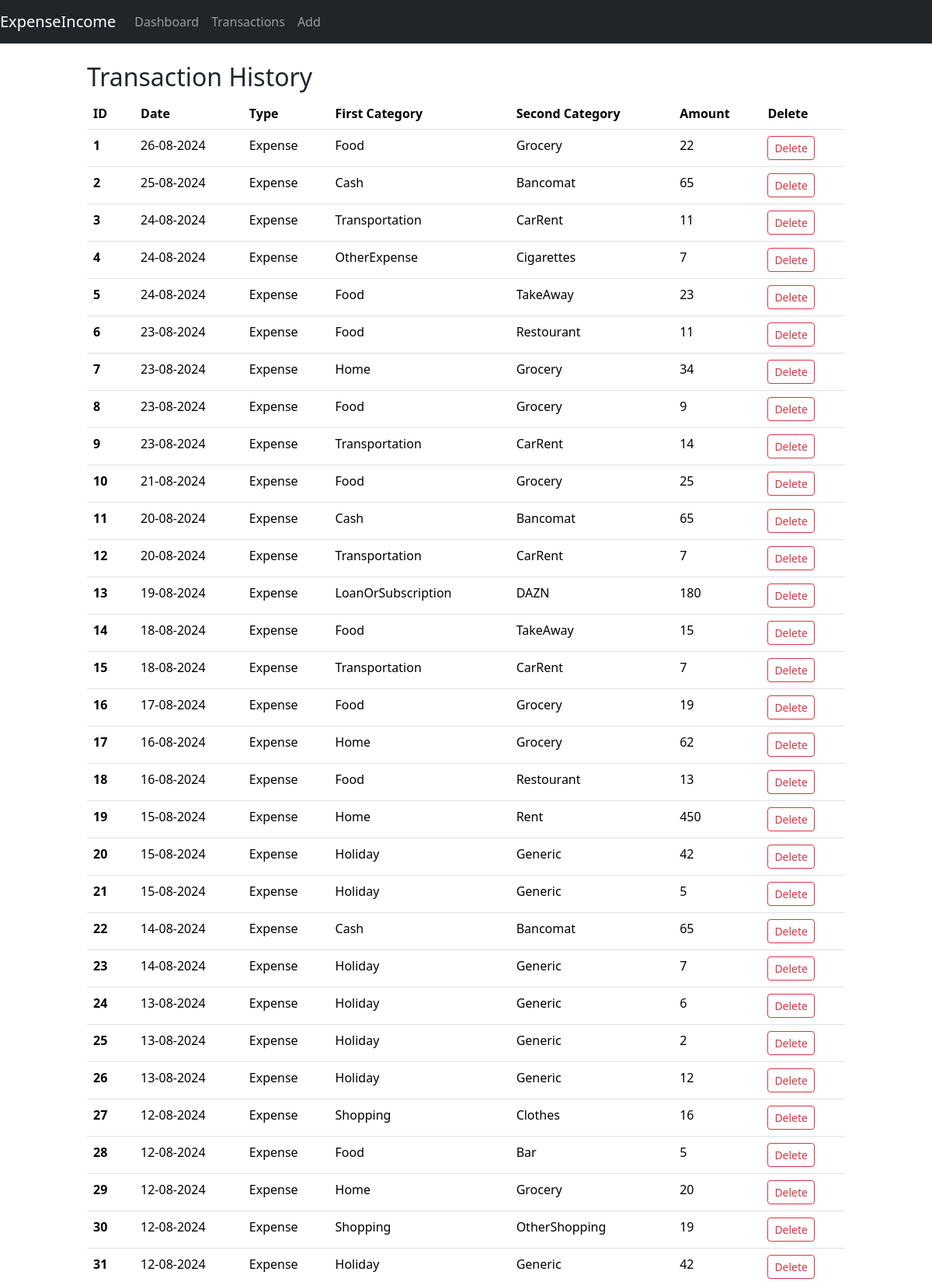
Page /transactions (upper part) on the committed database.
### application/models.py (models this page shows, shortened)
class TransactionHistory(db.Model):
    id=db.Column(db.Integer, primary_key=True)
    type=db.Column(db.String(30), default='Select', nullable=False)
    first_category=db.Column(db.String(30), default='Select', nullable=False)
    second_category=db.Column(db.String(30), default='Select', nullable=False)
    date=db.Column(db.DateTime, nullable=False, default=datetime.utcnow)
    amount=db.Column(db.Integer, nullable=False)

### application/routes.py (the view)
@app.route("/transactions")
def show_transactions():
    entries=TransactionHistory.query.order_by(TransactionHistory.date.desc()).all()
    return render_template('show_transactions.html', title='Transactions', entries=entries)

### application/templates/show_transactions.html (shortened to what this page needs)
{% extends 'layout.html' %}
{% block content %}
    <div class="col-sm-10 ml-auto mr-auto ">
        <H2>Transaction History</H2>
        <table class="table">
            <thead class="thead-dark">
                <tr>
                    <th scope="col">ID</th>
                    <th scope="col">Date</th>
                    <th scope="col">Type</th>
                    <th scope="col">First Category</th>
                    <th scope="col">Second Category</th>
                    <th scope="col">Amount</th>
                    <th scope="col">Delete</th>
                </tr>
            </thead>
            <tbody>
                {% for entry in entries %}
                        <tr>
                            <th scope="row">{{loop.index}}</th>
                            <td>{{entry.date.strftime("%d-%m-%Y")}}</td>
                            <td>{{entry.type}}</td>
                            <td>{{ entry.first_category }}</td>
                            <td>{{ entry.second_category }}</td>
                            <td>{{ entry.amount }}</td>
                            <td>
                                <form
                                    action="{{ url_for('delete', entry_id=entry.id) }}"
                                    method="post"
                                >
                                    <button
                                        type="submit"
                                        class="btn btn-outline-danger btn-sm"
                                    >
                                        Delete
                                    </button>
                                </form>
                            </td>
                        </tr>
                {% endfor %}
        </tbody>
        </table>
    </div>
{% endblock %}

### application/templates/layout.html (shortened to what this page needs)
<!DOCTYPE html>
<html lang="en">
<head>
    <link href="https://cdn.jsdelivr.net/npm/bootstrap@5.3.2/dist/css/bootstrap.min.css"
          rel="stylesheet"
>
</head>
<body>
    <div class="container-fluid">
        <div class="row">
            <div class="col-md-12 p-0">
                <header class="mb-4">
                    <nav class="navbar navbar-expand-lg navbar-dark bg-dark">
                        <a class="navbar-brand" href="{{ url_for('index') }}">ExpenseIncome</a>
                        <div class="collapse navbar-collapse" id="navbarNavAltMarkup">
                            <div class="navbar-nav ml-auto mr-3">
                                <a class="nav-item nav-link" href="{{ url_for('dashboard') }}">Dashboard</a>
                                <a class="nav-item nav-link" href="{{ url_for('show_transactions') }}">Transactions</a>
                                <a class="nav-item nav-link" href="{{ url_for('add_transaction') }}">Add</a>
                            </div>
                        </div>
                    </nav>
                </header>
            </div>
        </div>
        <div class="row justify-content-center">
                {% block content %}{% endblock %}
            </div>
        </div>
</body>
</html>

### rows in the picture
TransactionHistory: date "26-08-2024", type "Expense", first_category "Food", second_category "Grocery", amount "22"
TransactionHistory: date "25-08-2024", type "Expense", first_category "Cash", second_category "Bancomat", amount "65"
TransactionHistory: date "24-08-2024", type "Expense", first_category "Transportation", second_category "CarRent", amount "11"
TransactionHistory: date "24-08-2024", type "Expense", first_category "OtherExpense", second_category "Cigarettes", amount "7"
TransactionHistory: date "24-08-2024", type "Expense", first_category "Food", second_category "TakeAway", amount "23"
TransactionHistory: date "23-08-2024", type "Expense", first_category "Food", second_category "Restourant", amount "11"
TransactionHistory: date "23-08-2024", type "Expense", first_category "Home", second_category "Grocery", amount "34"
TransactionHistory: date "23-08-2024", type "Expense", first_category "Food", second_category "Grocery", amount "9"
TransactionHistory: date "23-08-2024", type "Expense", first_category "Transportation", second_category "CarRent", amount "14"
TransactionHistory: date "21-08-2024", type "Expense", first_category "Food", second_category "Grocery", amount "25"
TransactionHistory: date "20-08-2024", type "Expense", first_category "Cash", second_category "Bancomat", amount "65"
TransactionHistory: date "20-08-2024", type "Expense", first_category "Transportation", second_category "CarRent", amount "7"
TransactionHistory: date "19-08-2024", type "Expense", first_category "LoanOrSubscription", second_category "DAZN", amount "180"
TransactionHistory: date "18-08-2024", type "Expense", first_category "Food", second_category "TakeAway", amount "15"
TransactionHistory: date "18-08-2024", type "Expense", first_category "Transportation", second_category "CarRent", amount "7"
TransactionHistory: date "17-08-2024", type "Expense", first_category "Food", second_category "Grocery", amount "19"
TransactionHistory: date "16-08-2024", type "Expense", first_category "Home", second_category "Grocery", amount "62"
TransactionHistory: date "16-08-2024", type "Expense", first_category "Food", second_category "Restourant", amount "13"
TransactionHistory: date "15-08-2024", type "Expense", first_category "Home", second_category "Rent", amount "450"
TransactionHistory: date "15-08-2024", type "Expense", first_category "Holiday", second_category "Generic", amount "42"
TransactionHistory: date "15-08-2024", type "Expense", first_category "Holiday", second_category "Generic", amount "5"
TransactionHistory: date "14-08-2024", type "Expense", first_category "Cash", second_category "Bancomat", amount "65"
TransactionHistory: date "14-08-2024", type "Expense", first_category "Holiday", second_category "Generic", amount "7"
TransactionHistory: date "13-08-2024", type "Expense", first_category "Holiday", second_category "Generic", amount "6"
TransactionHistory: date "13-08-2024", type "Expense", first_category "Holiday", second_category "Generic", amount "2"
TransactionHistory: date "13-08-2024", type "Expense", first_category "Holiday", second_category "Generic", amount "12"
TransactionHistory: date "12-08-2024", type "Expense", first_category "Shopping", second_category "Clothes", amount "16"
TransactionHistory: date "12-08-2024", type "Expense", first_category "Food", second_category "Bar", amount "5"
TransactionHistory: date "12-08-2024", type "Expense", first_category "Home", second_category "Grocery", amount "20"
TransactionHistory: date "12-08-2024", type "Expense", first_category "Shopping", second_category "OtherShopping", amount "19"
TransactionHistory: date "12-08-2024", type "Expense", first_category "Holiday", second_category "Generic", amount "42"
